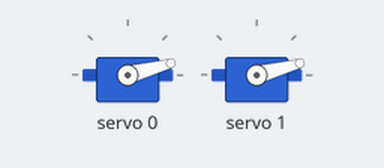
Bench run of a sketch on a simulated Arduino Uno, built with avr-gcc and run on an emulated ATmega328P. Parts: 2 × servo.

Above: at 0.05 s.
At 10.0 s:
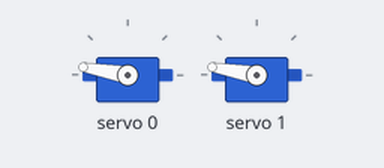
Timing chart, 0 to 13.0 s (numbered marks = the images above):
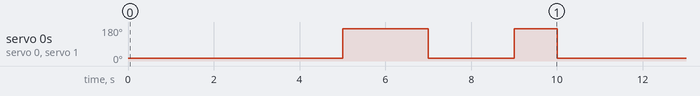

Measured:
- by itself, servo 0, servo 1: repeats every 10.0 s: 15° 2.0 s, 170° 1.0 s, 15° 5.0 s, 170° 2.0 s

The sketch:

test_pinza_2_servos.ino
```cpp
#include <Wire.h>
#include <Adafruit_PWMServoDriver.h>

Adafruit_PWMServoDriver servos = Adafruit_PWMServoDriver(0x40);

/*CONEXIONES:
 * ARDUINO -------- DRIVER
 * ------------------------
 * 3.3V    -------- Vcc
 * 5V      -------- V+
 * GND     -------- GND
 * A4      -------- SDA
 * A5      -------- SCL
 *
 *
 */

unsigned int pos0=172; // ancho de pulso en cuentas para pocicion 0°
unsigned int pos180=565; // ancho de pulso en cuentas para la pocicion 180°

void setup() {
  servos.begin();
  servos.setPWMFreq(60); //Frecuecia PWM de 60Hz o T=16,66ms
}

void setServo(uint8_t n_servo, int angulo) {
  int duty;
  duty=map(angulo,0,180,pos0, pos180);
  servos.setPWM(n_servo, 0, duty);
}

void loop() {

    setServo(0,0);
    setServo(1,0);

    delay(5000);
    setServo(0,180);
    setServo(1,180);

    delay(2000);
    setServo(0,0);
    setServo(1,0);

    delay(2000);
    setServo(0,180);
    setServo(1,180);

    delay(1000);

}
```
